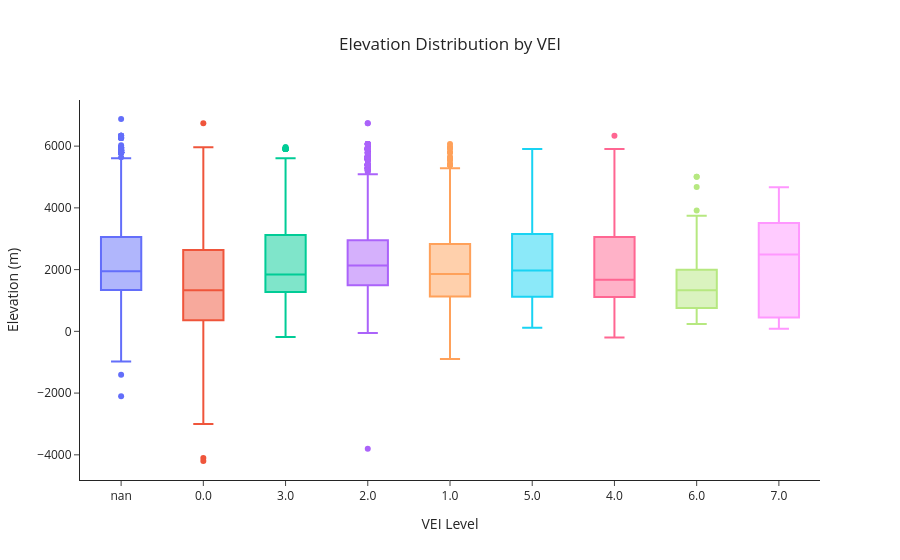

The code cell stored with this chart in its notebook:
### Markdown cell above
## 3.6: Elevation Distribution by VEI

- A boxplot is used to compare volcano elevation across VEI levels. 
- This avoids overplotting and reveals whether higher-VEI eruptions tend to occur at higher elevations.

### Code cell
# Convert VEI to string so Plotly treats it as a category
eda_df["VEI_category"] = eda_df["VEI"].astype(str)

fig = px.box(
    eda_df,
    x="VEI_category",
    y="Elevation (m)",
    color="VEI_category",
    title="Elevation Distribution by VEI",
    labels={"VEI_category": "VEI Level", "Elevation (m)": "Elevation (m)"}
)

fig.update_layout(
    template="simple_white",
    title_x=0.5,
    xaxis_title="VEI Level",
    yaxis_title="Elevation (m)",
    showlegend=False  # optional, keeps graph clean
)

fig.show()

### Figure 1 — Plotly figure (JSON) as saved in the notebook; plotly's stock layout.template omitted (floating-point values rounded to 4 significant figures; data arrays with more than 128 entries replaced by an {"elided": "..."} marker saying what was removed)
{"data": [{"alignmentgroup": "True", "hovertemplate": "VEI Level=%{x}<br>Elevation (m)=%{y}<extra></extra>", "legendgroup": "nan", "marker": {"color": "#636efa"}, "name": "nan", "notched": false, "offsetgroup": "nan", "orientation": "v", "showlegend": true, "type": "box", "x": {"elided": "2203 str values"}, "x0": " ", "xaxis": "x", "y": {"elided": "2203 int values"}, "y0": " ", "yaxis": "y"}, {"alignmentgroup": "True", "hovertemplate": "VEI Level=%{x}<br>Elevation (m)=%{y}<extra></extra>", "legendgroup": "0.0", "marker": {"color": "#EF553B"}, "name": "0.0", "notched": false, "offsetgroup": "0.0", "orientation": "v", "showlegend": true, "type": "box", "x": {"elided": "802 str values"}, "x0": " ", "xaxis": "x", "y": {"elided": "802 int values"}, "y0": " ", "yaxis": "y"}, {"alignmentgroup": "True", "hovertemplate": "VEI Level=%{x}<br>Elevation (m)=%{y}<extra></extra>", "legendgroup": "3.0", "marker": {"color": "#00cc96"}, "name": "3.0", "notched": false, "offsetgroup": "3.0", "orientation": "v", "showlegend": true, "type": "box", "x": {"elided": "1141 str values"}, "x0": " ", "xaxis": "x", "y": {"elided": "1141 int values"}, "y0": " ", "yaxis": "y"}, {"alignmentgroup": "True", "hovertemplate": "VEI Level=%{x}<br>Elevation (m)=%{y}<extra></extra>", "legendgroup": "2.0", "marker": {"color": "#ab63fa"}, "name": "2.0", "notched": false, "offsetgroup": "2.0", "orientation": "v", "showlegend": true, "type": "box", "x": {"elided": "3744 str values"}, "x0": " ", "xaxis": "x", "y": {"elided": "3744 int values"}, "y0": " ", "yaxis": "y"}, {"alignmentgroup": "True", "hovertemplate": "VEI Level=%{x}<br>Elevation (m)=%{y}<extra></extra>", "legendgroup": "1.0", "marker": {"color": "#FFA15A"}, "name": "1.0", "notched": false, "offsetgroup": "1.0", "orientation": "v", "showlegend": true, "type": "box", "x": {"elided": "1260 str values"}, "x0": " ", "xaxis": "x", "y": {"elided": "1260 int values"}, "y0": " ", "yaxis": "y"}, {"alignmentgroup": "True", "hovertemplate": "VEI Level=%{x}<br>Elevation (m)=%{y}<extra></extra>", "legendgroup": "5.0", "marker": {"color": "#19d3f3"}, "name": "5.0", "notched": false, "offsetgroup": "5.0", "orientation": "v", "showlegend": true, "type": "box", "x": {"elided": "181 str values"}, "x0": " ", "xaxis": "x", "y": {"elided": "181 int values"}, "y0": " ", "yaxis": "y"}, {"alignmentgroup": "True", "hovertemplate": "VEI Level=%{x}<br>Elevation (m)=%{y}<extra></extra>", "legendgroup": "4.0", "marker": {"color": "#FF6692"}, "name": "4.0", "notched": false, "offsetgroup": "4.0", "orientation": "v", "showlegend": true, "type": "box", "x": {"elided": "512 str values"}, "x0": " ", "xaxis": "x", "y": {"elided": "512 int values"}, "y0": " ", "yaxis": "y"}, {"alignmentgroup": "True", "hovertemplate": "VEI Level=%{x}<br>Elevation (m)=%{y}<extra></extra>", "legendgroup": "6.0", "marker": {"color": "#B6E880"}, "name": "6.0", "notched": false, "offsetgroup": "6.0", "orientation": "v", "showlegend": true, "type": "box", "x": ["6.0", "6.0", "6.0", "6.0", "6.0", "6.0", "6.0", "6.0", "6.0", "6.0", "6.0", "6.0", "6.0", "6.0", "6.0", "6.0", "6.0", "6.0", "6.0", "6.0", "6.0", "6.0", "6.0", "6.0", "6.0", "6.0", "6.0", "6.0", "6.0", "6.0", "6.0", "6.0", "6.0", "6.0", "6.0", "6.0", "6.0", "6.0", "6.0", "6.0", "6.0", "6.0", "6.0", "6.0", "6.0", "6.0", "6.0", "6.0", "6.0", "6.0", "6.0", "6.0"], "x0": " ", "xaxis": "x", "y": [1486, 841, 3745, 285, 1263, 4679, 1544, 2000, 3914, 2744, 2280, 5005, 724, 688, 408, 450, 1007, 760, 5005, 1334, 518, 1073, 516, 1486, 724, 760, 1341, 2507, 2549, 1905, 1032, 1263, 1486, 311, 724, 594, 238, 1905, 1272, 857, 1967, 2487, 2278, 1341, 1513, 1112, 1486, null, 1117, 1719, 2452, 984], "y0": " ", "yaxis": "y"}, {"alignmentgroup": "True", "hovertemplate": "VEI Level=%{x}<br>Elevation (m)=%{y}<extra></extra>", "legendgroup": "7.0", "marker": {"color": "#FF97FF"}, "name": "7.0", "notched": false, "offsetgroup": "7.0", "orientation": "v", "showlegend": true, "type": "box", "x": ["7.0", "7.0", "7.0", "7.0", "7.0", "7.0", "7.0"], "x0": " ", "xaxis": "x", "y": [2850, 3726, 367, 4670, 704, 2487, 81], "y0": " ", "yaxis": "y"}], "layout": {"boxmode": "overlay", "legend": {"title": {"text": "VEI Level"}, "tracegroupgap": 0}, "showlegend": false, "title": {"text": "Elevation Distribution by VEI", "x": 0.5}, "xaxis": {"anchor": "y", "categoryarray": ["nan", "0.0", "3.0", "2.0", "1.0", "5.0", "4.0", "6.0", "7.0"], "categoryorder": "array", "domain": [0, 1], "title": {"text": "VEI Level"}}, "yaxis": {"anchor": "x", "domain": [0, 1], "title": {"text": "Elevation (m)"}}}}
